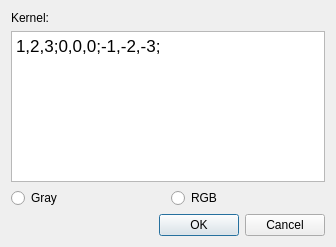
<?xml version="1.0" encoding="UTF-8"?>
<ui version="4.0">
 <class>LinearDialog</class>
 <widget class="QDialog" name="LinearDialog">
  <property name="geometry">
   <rect>
    <x>0</x>
    <y>0</y>
    <width>336</width>
    <height>247</height>
   </rect>
  </property>
  <property name="windowTitle">
   <string>Dialog</string>
  </property>
  <layout class="QVBoxLayout" name="verticalLayout">
   <item>
    <spacer name="verticalSpacer">
     <property name="orientation">
      <enum>Qt::Vertical</enum>
     </property>
     <property name="sizeHint" stdset="0">
      <size>
       <width>20</width>
       <height>40</height>
      </size>
     </property>
    </spacer>
   </item>
   <item>
    <widget class="QLabel" name="label">
     <property name="text">
      <string>Kernel:</string>
     </property>
    </widget>
   </item>
   <item>
    <widget class="QTextEdit" name="textEdit">
     <property name="html">
      <string>&lt;!DOCTYPE HTML PUBLIC &quot;-//W3C//DTD HTML 4.0//EN&quot; &quot;http://www.w3.org/TR/REC-html40/strict.dtd&quot;&gt;
&lt;html&gt;&lt;head&gt;&lt;meta name=&quot;qrichtext&quot; content=&quot;1&quot; /&gt;&lt;style type=&quot;text/css&quot;&gt;
p, li { white-space: pre-wrap; }
&lt;/style&gt;&lt;/head&gt;&lt;body style=&quot; font-family:'.SF NS Text'; font-size:13pt; font-weight:400; font-style:normal;&quot;&gt;
&lt;p style=&quot; margin-top:0px; margin-bottom:0px; margin-left:0px; margin-right:0px; -qt-block-indent:0; text-indent:0px;&quot;&gt;1,2,3;0,0,0;-1,-2,-3;&lt;/p&gt;&lt;/body&gt;&lt;/html&gt;</string>
     </property>
    </widget>
   </item>
   <item>
    <layout class="QHBoxLayout" name="horizontalLayout">
     <item>
      <widget class="QRadioButton" name="radiobtn_Gray">
       <property name="text">
        <string>Gray</string>
       </property>
      </widget>
     </item>
     <item>
      <widget class="QRadioButton" name="radiobtn_RGB">
       <property name="text">
        <string>RGB</string>
       </property>
      </widget>
     </item>
    </layout>
   </item>
   <item>
    <widget class="QDialogButtonBox" name="buttonBox">
     <property name="orientation">
      <enum>Qt::Horizontal</enum>
     </property>
     <property name="standardButtons">
      <set>QDialogButtonBox::Cancel|QDialogButtonBox::Ok</set>
     </property>
    </widget>
   </item>
  </layout>
 </widget>
 <resources/>
 <connections>
  <connection>
   <sender>buttonBox</sender>
   <signal>accepted()</signal>
   <receiver>LinearDialog</receiver>
   <slot>accept()</slot>
   <hints>
    <hint type="sourcelabel">
     <x>248</x>
     <y>254</y>
    </hint>
    <hint type="destinationlabel">
     <x>157</x>
     <y>274</y>
    </hint>
   </hints>
  </connection>
  <connection>
   <sender>buttonBox</sender>
   <signal>rejected()</signal>
   <receiver>LinearDialog</receiver>
   <slot>reject()</slot>
   <hints>
    <hint type="sourcelabel">
     <x>316</x>
     <y>260</y>
    </hint>
    <hint type="destinationlabel">
     <x>286</x>
     <y>274</y>
    </hint>
   </hints>
  </connection>
 </connections>
</ui>
